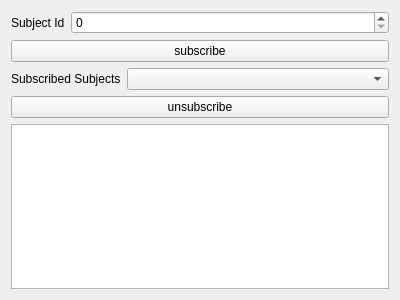
<?xml version="1.0" encoding="UTF-8"?>
<ui version="4.0">
 <class>Subscriber</class>
 <widget class="QWidget" name="Subscriber">
  <property name="geometry">
   <rect>
    <x>0</x>
    <y>0</y>
    <width>400</width>
    <height>300</height>
   </rect>
  </property>
  <property name="windowTitle">
   <string>Form</string>
  </property>
  <layout class="QVBoxLayout" name="verticalLayout_2">
   <item>
    <layout class="QVBoxLayout" name="verticalLayout">
     <item>
      <layout class="QHBoxLayout" name="horizontalLayout">
       <item>
        <widget class="QLabel" name="label">
         <property name="sizePolicy">
          <sizepolicy hsizetype="Fixed" vsizetype="Preferred">
           <horstretch>0</horstretch>
           <verstretch>0</verstretch>
          </sizepolicy>
         </property>
         <property name="text">
          <string>Subject Id</string>
         </property>
        </widget>
       </item>
       <item>
        <widget class="QSpinBox" name="spinBox"/>
       </item>
      </layout>
     </item>
     <item>
      <widget class="QPushButton" name="subBtn">
       <property name="text">
        <string>subscribe</string>
       </property>
      </widget>
     </item>
     <item>
      <layout class="QHBoxLayout" name="horizontalLayout_2">
       <item>
        <widget class="QLabel" name="label_2">
         <property name="sizePolicy">
          <sizepolicy hsizetype="Fixed" vsizetype="Preferred">
           <horstretch>0</horstretch>
           <verstretch>0</verstretch>
          </sizepolicy>
         </property>
         <property name="text">
          <string>Subscribed Subjects</string>
         </property>
        </widget>
       </item>
       <item>
        <widget class="QComboBox" name="subjects"/>
       </item>
      </layout>
     </item>
     <item>
      <widget class="QPushButton" name="unsubBtn">
       <property name="text">
        <string>unsubscribe</string>
       </property>
      </widget>
     </item>
     <item>
      <widget class="QListWidget" name="msgList"/>
     </item>
    </layout>
   </item>
  </layout>
 </widget>
 <resources/>
 <connections/>
</ui>
